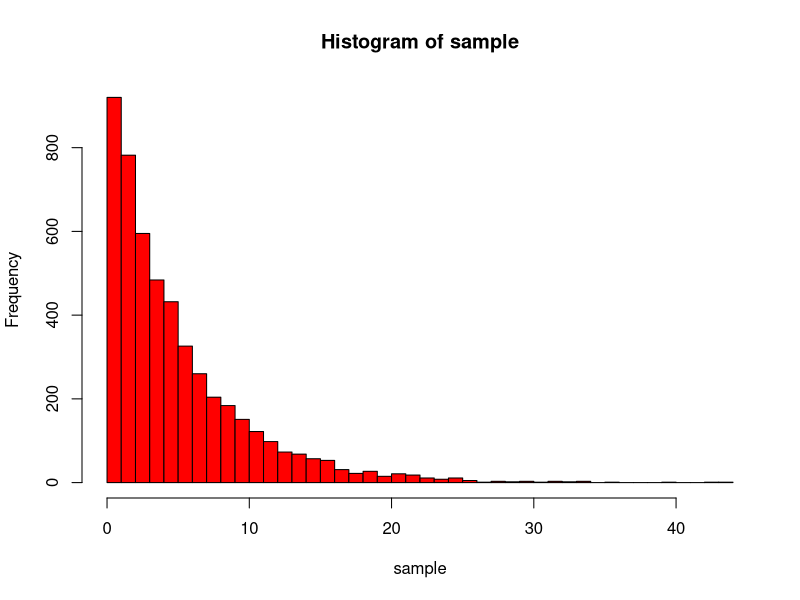

The R source for this figure:

fInv<- function(x)
{
	return(-5*log(1-x))
}

n=5000
sample<-vector(length=n)

cat("Sample vales are:")
for (i in 1:5000)
{
	u<-runif(1)
	sample[i]=fInv(u)
	cat(i," -> ",sample[i],"\n")
}

png("que1_in_R.png")
hist(sample,breaks=50,col="red",plot=TRUE)

cat("\n")
cat("\nMean: ",mean(sample),"\n")
cat("Variance: ",var(sample),"\n")
cat("Max: ",max(sample),"\n")
cat("Min: ",min(sample),"\n")

